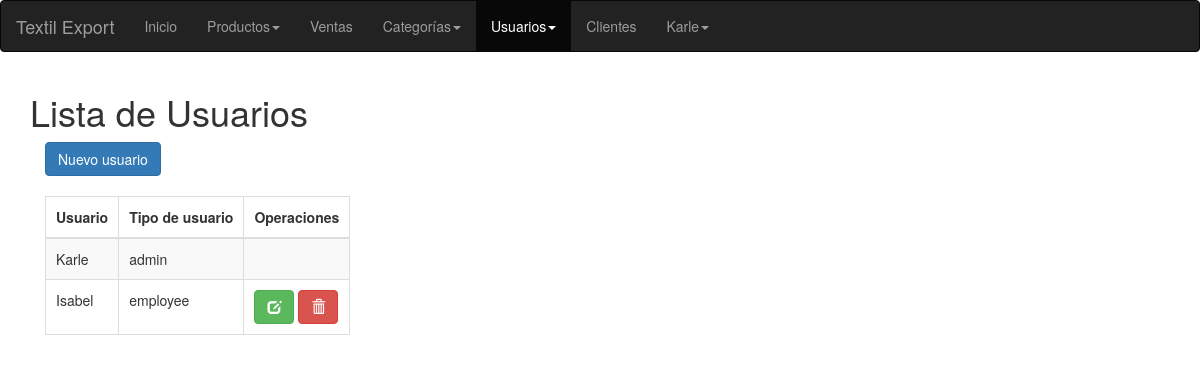
Screenshot of /EP210584-Desafío2/Users (signed in) with the database file from the repository.
### tables this page shows
CREATE TABLE `users` (
	`user_name` varchar(20) NOT NULL,
	`pass` varchar(64) NOT NULL,
	`id_user_type` int NOT NULL,
	PRIMARY KEY (`user_name`),
    FOREIGN KEY (`id_user_type`) REFERENCES `user_types`(`id_user_type`)
);

CREATE TABLE `user_types`(
	`id_user_type` int NOT NULL,
	`user_type` varchar(30) NOT NULL,
	PRIMARY KEY (`id_user_type`)
);

### index.php (called while the page is built, shortened)
<?php
$url = $_SERVER['REQUEST_URI'];
$url = explode('/', $url);
$contr = new $controller;
$method = empty($url[3]) ? "index" : $url[3];
$param = empty($url[4]) ? "" : $url[4];
$contr->$method($param);

### Model/Model.php (called while the page is built, shortened)
<?php
abstract class Model
{
      private $hostname = "localhost";
      private $user = "root";
      private $pass = "123456";
      private $db = "textil_export";
      protected $conn;
      protected function openConnection()
      {
            try {
                  $this->conn = new PDO("mysql:host=$this->hostname;dbname=$this->db;charset=utf8", $this->user, $this->pass);
            } catch (PDOException $e) {
                  echo $e->getMessage();
            }
      }
      protected function closeConnection()
      {
            $this->conn = null;
      }
      protected function getQuery($query, $params = array())
      {
            try {
                  $st = $this->conn->prepare($query);
                  $st->execute($params);
                  $rows = $st->fetchAll();
                  return $rows;
            } catch (Exception $e) {
                  $this->closeConnection();
                  return null;
            }
      }
}

### Model/UsersModel.php (called while the page is built, shortened)
<?php
require_once 'Model.php';
class UsersModel extends Model
{
      public function get($id = '')
      {
            if ($id == '') {
                  $query = "SELECT U.user_name, T.user_type FROM users U INNER JOIN user_types T ON U.id_user_type=T.id_user_type";
                  return $this->getQuery($query);
            } else {
                  $query = "SELECT U.user_name, T.user_type FROM users U INNER JOIN user_types T ON U.id_user_type=T.id_user_type WHERE U.user_name=:user_name";
                  return $this->getQuery($query, ['user_name' => $id])[0];
            }
      }
}

### View/Users/index.php (the view, shortened to what this page needs)
<?php
require_once('./View/printHead.php');
require_once('./View/navigation.php');
?>
<body>
      <div class="container">
            <header>
                  <h1>Lista de Usuarios</h1>
            </header>
            <main class="col-md-10">
                  <?php
                  if ($userType == 'admin') :
                  ?>
                        <a type="button" class="btn btn-primary btn-md" href="<?= PATH ?>/Users/create"> Nuevo usuario</a>
                        <br><br>
                  <?php endif; ?>
                  <table class="table table-striped table-bordered table-hover" id="tabla">
                        <thead>
                              <tr>
                                    <th>Usuario</th>
                                    <th>Tipo de usuario</th>
                                    <?php
                                    if ($userType == 'admin') :
                                    ?>
                                          <th>Operaciones</th>
                                    <?php endif; ?>
                              </tr>
                        </thead>
                        <tbody>
                              <?php
                              foreach ($users as $u) {
                              ?>
                                    <tr>
                                          <td><?= $u['user_name'] ?></td>
                                          <td><?= $u['user_type'] ?></td>
                                          <?php
                                          if ($userType == 'admin') :
                                                if ($u['user_name'] != $user) :
                                          ?>
                                                      <td>
                                                            <a class="btn btn-success" href="<?= PATH . '/Users/edit/' . $u['user_name'] ?>"><span class="glyphicon glyphicon-edit"></a>
                                                            <a title="Eliminar" class="btn btn-danger btn-circle" href="<?= PATH . '/Users/remove/' . $u['user_name'] ?>"><span class="glyphicon glyphicon-trash"></span></a>
                                                      </td>
                                          <?php
                                                else :
                                                      echo '<td></td>';
                                                endif;
                                          endif; ?>
                                    </tr>
                              <?php
                              }
                              ?>
                        </tbody>
                  </table>
            </main>
      </div>
</body>
</html>

### View/assets/css/styles.css (style rules this page uses)
.table { width: max-content; max-width: max-content; }
td, th { padding: 10px !important; }

### rows the page displays
users: user_name "Karle", id_user_type.user_type "admin"
users: user_name "Isabel", id_user_type.user_type "employee"

### other values shown
$_SESSION['user'] "Karle"
